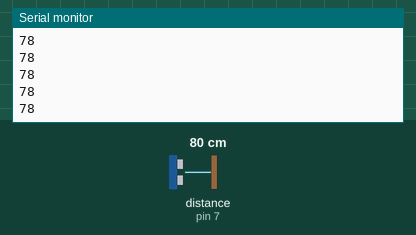
Simulated run of this sketch. Board: Arduino Uno, built with avr-gcc and run on an emulated ATmega328P. On the bench: the last lines printed to the serial monitor. Wiring (inferred from the names in the program): ultrasonic range finder: trigger pin 6; echo pin 7. The test bench sets the inputs (shaded band); at power-on: distance to the obstacle (sensor on pin 7) 80 cm. The echo pulse lasts 58.3 µs per cm.

Above: at 1.2 s.
1.3 s: distance to the obstacle (sensor on pin 7) set to 2 cm
At 1.9 s:
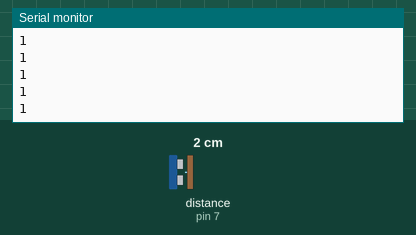
2.8 s: distance to the obstacle (sensor on pin 7) set to 4 cm
At 3.9 s:
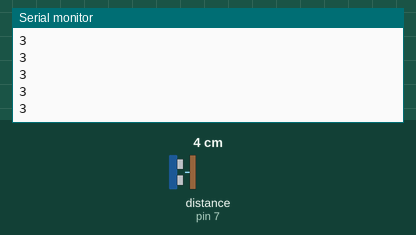
Timing chart, 0 to 5.8 s (numbered marks = the images above; inputs shaded):
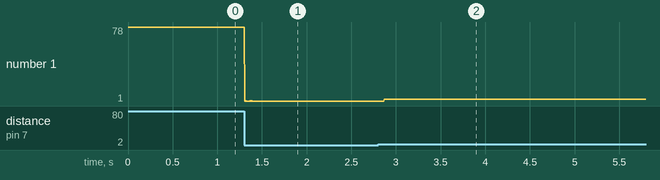

Measured:
- after the input at 1.3 s, the serial monitor: prints a new line at once (image 1)
- after the input at 2.8 s, the serial monitor: prints a new line after 0.07 s (image 2)
- plotted number 1: 78 → 1 after the input at 1.3 s, 1 → 3 after the input at 2.8 s

The sketch:

sensor.ino
```cpp
// VCC goes to 5V of the Arduino
// GND goes to GND of the Arduino
// TRG and ECHO go to any digital pins of the Arduino - here, TRG --> D3 and ECHO --> D2

// defines pins numbers
const int trigPin = 6;
const int echoPin = 7;

// defines variables
long US_duration; // US: ultra-sound
int US_distance;

void setup() {
  pinMode(trigPin, OUTPUT); // Sets the trigPin as an Output
  pinMode(echoPin, INPUT); // Sets the echoPin as an Input
  Serial.begin(9600); // Starts the serial communication
}

void loop() {
  // Clears the trigPin
  digitalWrite(trigPin, LOW);
  delayMicroseconds(2);
  // Sets the trigPin on HIGH state for 10 micro seconds
  digitalWrite(trigPin, HIGH);
  delayMicroseconds(10);
  digitalWrite(trigPin, LOW);
  // Reads the echoPin, returns the sound wave travel time in microseconds
  US_duration = pulseIn(echoPin, HIGH);
  // Calculating the distance
  US_distance = US_duration * 0.034 / 2;
  // Prints the distance on the Serial Monitor
  // Serial.print("Distance: ");
  Serial.println(US_distance);
}
```
